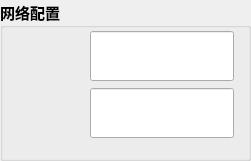
   <widget class="QGroupBox" name="groupBox">
    <property name="geometry">
     <rect>
      <x>10</x>
      <y>90</y>
      <width>251</width>
      <height>161</height>
     </rect>
    </property>
    <property name="font">
     <font>
      <family>微软雅黑</family>
      <pointsize>11</pointsize>
      <bold>true</bold>
     </font>
    </property>
    <property name="title">
     <string>网络配置</string>
    </property>
    <widget class="QWidget" name="layoutWidget_3">
     <property name="geometry">
      <rect>
       <x>10</x>
       <y>30</y>
       <width>71</width>
       <height>111</height>
      </rect>
     </property>
     <layout class="QVBoxLayout" name="verticalLayout">
      <item>
       <widget class="QLabel" name="labelIp">
        <property name="styleSheet">
         <string notr="true">border-image: url(:/img/ip.png);
</string>
        </property>
        <property name="text">
         <string/>
        </property>
       </widget>
      </item>
      <item>
       <widget class="QLabel" name="labelTuqi">
        <property name="styleSheet">
         <string notr="true">
border-image: url(:/img/duan.png);</string>
        </property>
        <property name="text">
         <string/>
        </property>
       </widget>
      </item>
     </layout>
    </widget>
    <widget class="QWidget" name="layoutWidget_4">
     <property name="geometry">
      <rect>
       <x>90</x>
       <y>30</y>
       <width>144</width>
       <height>111</height>
      </rect>
     </property>
     <layout class="QVBoxLayout" name="verticalLayout_2">
      <item>
       <widget class="QLineEdit" name="lineEditAddress">
        <property name="minimumSize">
         <size>
          <width>0</width>
          <height>50</height>
         </size>
        </property>
        <property name="maximumSize">
         <size>
          <width>16777215</width>
          <height>50</height>
         </size>
        </property>
       </widget>
      </item>
      <item>
       <widget class="QLineEdit" name="lineEdit_2Port">
        <property name="minimumSize">
         <size>
          <width>0</width>
          <height>50</height>
         </size>
        </property>
        <property name="maximumSize">
         <size>
          <width>16777215</width>
          <height>50</height>
         </size>
        </property>
       </widget>
      </item>
     </layout>
    </widget>
   </widget>
